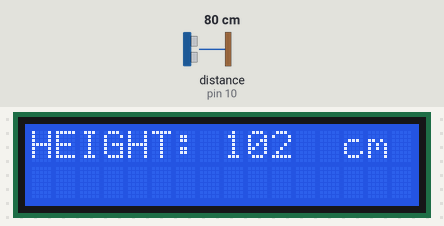
Bench run of a sketch on a simulated Arduino Uno, built with avr-gcc and run on an emulated ATmega328P. Parts: 16×2 character LCD. Wiring (inferred from the names in the program): ultrasonic range finder: trigger pin 9; echo pin 10. Inputs (shaded band) come from the test bench; at power-on: distance to the obstacle (sensor on pin 10) 80 cm. The echo pulse lasts 58.3 µs per cm.

Above: at 1.2 s.
1.3 s: distance to the obstacle (sensor on pin 10) set to 2 cm
At 2.7 s:
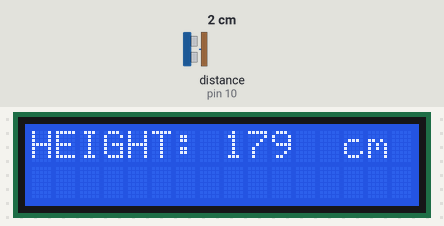
3.0 s: distance to the obstacle (sensor on pin 10) set to 4 cm
At 4.2 s:
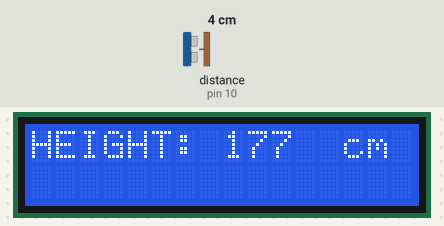
4.5 s: distance to the obstacle (sensor on pin 10) set to 9 cm
At 6.0 s:
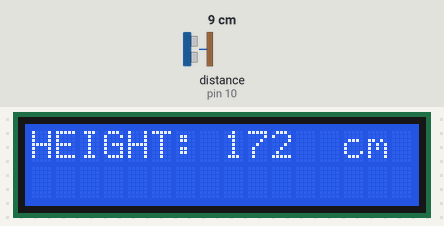
Timing chart, 0 to 7.5 s (numbered marks = the images above; inputs shaded):
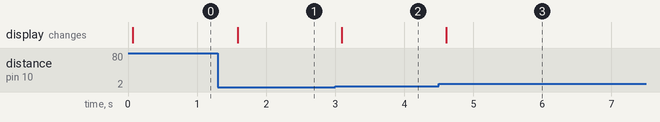

Measured:
- after the input at 1.3 s, the display: changes after 0.29 s (image 1)
- after the input at 3.0 s, the display: changes after 0.10 s (image 2)
- after the input at 4.5 s, the display: changes after 0.11 s (image 3)

The sketch:

codeHMD.ino.ino
```cpp
#include <LiquidCrystal.h>


#define max_distance 200


LiquidCrystal lcd(12, 11, 5, 4, 3, 2);

const int trigPin = 9;
const int echoPin = 10;
long duration;
int distance;
int distance1;
void setup()
{
  lcd.begin(16,2);

  pinMode(trigPin, OUTPUT);
  pinMode(echoPin, INPUT);
}

void loop()
{
  digitalWrite(trigPin, LOW);
  delayMicroseconds(2);
  digitalWrite(trigPin, HIGH);
  delayMicroseconds(10);
  digitalWrite(trigPin, LOW);

  duration = pulseIn(echoPin, HIGH);


  distance= duration*0.034/2;
  distance1= 180 - distance ;

  lcd.setCursor(0,0);
  lcd.print("HEIGHT: ");
  lcd.print(distance1);
  lcd.print("  cm  ");
  delay(500);
}
```
